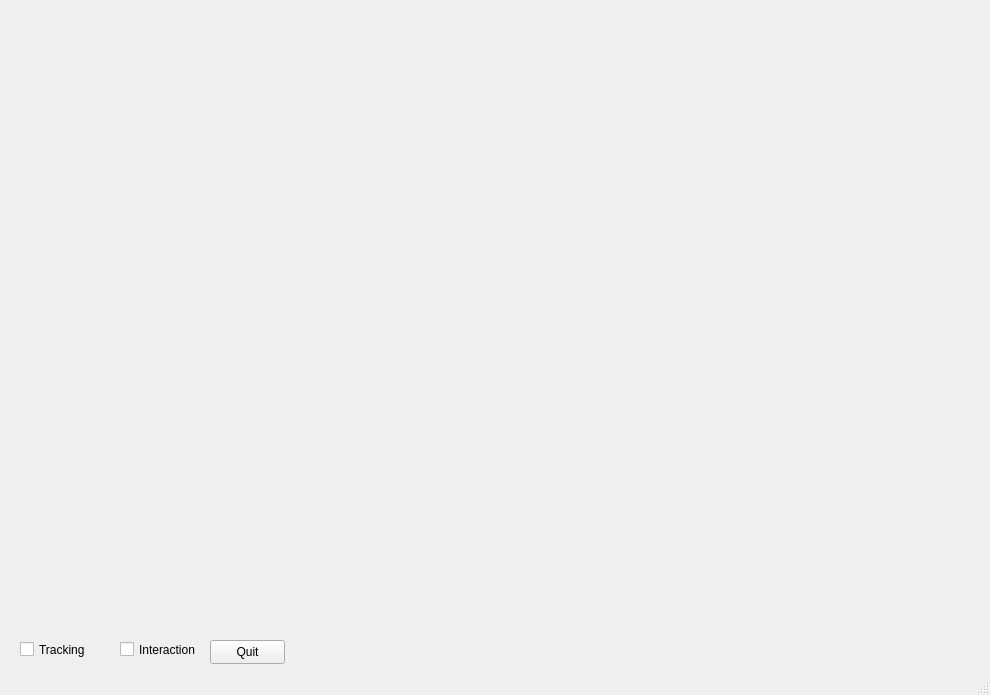
<ui version="4.0" >
 <class>MainWindow</class>
 <widget class="QMainWindow" name="MainWindow" >
  <property name="geometry" >
   <rect>
    <x>0</x>
    <y>0</y>
    <width>990</width>
    <height>695</height>
   </rect>
  </property>
  <property name="windowTitle" >
   <string>IGSTK: Tracking Example Using QTWidget </string>
  </property>
  <widget class="QWidget" name="centralwidget" >
   <widget class="igstk::QTWidget" native="1" name="Display3D" >
    <property name="geometry" >
     <rect>
      <x>0</x>
      <y>10</y>
      <width>940</width>
      <height>630</height>
     </rect>
    </property>
   </widget>
   <widget class="QPushButton" name="QuitPushButton" >
    <property name="geometry" >
     <rect>
      <x>210</x>
      <y>640</y>
      <width>75</width>
      <height>24</height>
     </rect>
    </property>
    <property name="text" >
     <string>Quit</string>
    </property>
   </widget>
   <widget class="QCheckBox" name="TrackingCheckBox" >
    <property name="geometry" >
     <rect>
      <x>20</x>
      <y>640</y>
      <width>80</width>
      <height>19</height>
     </rect>
    </property>
    <property name="text" >
     <string>Tracking</string>
    </property>
   </widget>
   <widget class="QCheckBox" name="InteractionCheckBox" >
    <property name="geometry" >
     <rect>
      <x>120</x>
      <y>640</y>
      <width>80</width>
      <height>19</height>
     </rect>
    </property>
    <property name="text" >
     <string>Interaction</string>
    </property>
   </widget>
  </widget>
  <widget class="QMenuBar" name="menubar" >
   <property name="geometry" >
    <rect>
     <x>0</x>
     <y>0</y>
     <width>990</width>
     <height>19</height>
    </rect>
   </property>
  </widget>
  <widget class="QStatusBar" name="statusbar" />
 </widget>
 <customwidgets>
  <customwidget>
   <class>igstk::QTWidget</class>
   <extends></extends>
   <header>igstkQTWidget.h</header>
  </customwidget>
 </customwidgets>
 <resources/>
 <connections/>
</ui>
